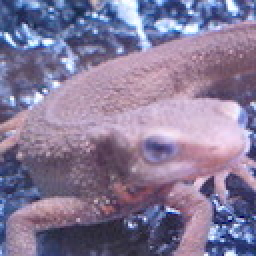
#> input picture assets/imori.jpg, 128 x 128 px (shown 2 times larger)
$ jupyter execute 'Laplacian filtering.ipynb'   (older library calls are emulated)
#> lines starting #> are read from the running program, lines starting #| are printed output that depends on the picture
[cell 1]
import cv2
import numpy as np
from matplotlib import pyplot as plt

[cell 2]
# Normalize
def normalize(img):
    img_min = img.min()
    img_max = img.max()

    out = (img - img_min) / (img_max - img_min)
    return out

[cell 3]
img = cv2.imread("../assets/imori.jpg", 0)
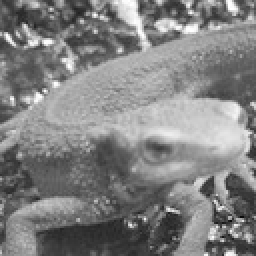
#> img: shape (128, 128) (shown 2 times larger); min 8, max 255, mean 129.1

[cell 4]
# Laplacian filtering
lap = cv2.Laplacian(img, cv2.CV_8U, ksize=1).astype(np.uint8)
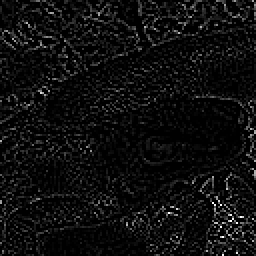
#> lap: shape (128, 128) (shown 2 times larger); min 0, max 255, mean 14.3
plt.imshow(lap, cmap="gray")

[cell 5]
# Other answer
kernel = np.array([[0, 1,  0],
                   [1, -4, 1],
                   [0, 1,  0]])

dst = cv2.filter2D(img, cv2.CV_8U, kernel)
plt.imshow(dst, cmap="gray")

[cell 6]
# Other answer
lap = cv2.Laplacian(img,cv2.CV_16S, ksize=1)
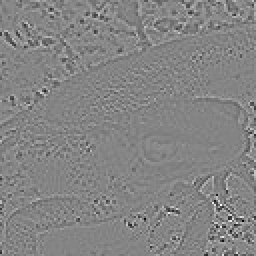
#> lap: shape (128, 128) int16 (shown 2 times larger); min -370, max 342, mean 0; drawn with min black and max white
if 0:
    lap_viz = (normalize(lap) * 255).astype(np.uint8)
else:
    lap_viz = np.clip(lap, 0, 255).astype(np.uint8)
plt.imshow(lap_viz, cmap="gray")

$ run again, with assets/blox.jpg copied over assets/imori.jpg
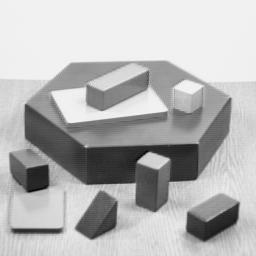
#> input picture assets/blox.jpg, 256 x 256 px
#> img is the input picture: shape (256, 256); min 0, max 252, mean 182.8
#> `lap = cv2.Laplacian(img, cv2.CV_8U, ksize=1).astype(np.uint8)`:
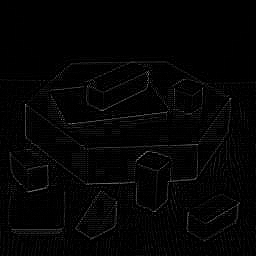
#> lap: shape (256, 256); min 0, max 143, mean 4
#> `lap = cv2.Laplacian(img,cv2.CV_16S, ksize=1)`:
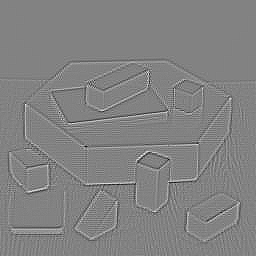
#> lap: shape (256, 256) int16; min -150, max 143, mean 0; drawn with min black and max white

$ run again, with assets/thorino.jpg copied over assets/imori.jpg
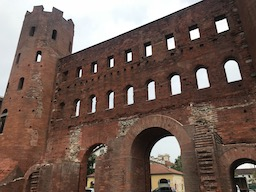
#> input picture assets/thorino.jpg, 256 x 192 px
#> `img = cv2.imread("../assets/imori.jpg", 0)`:
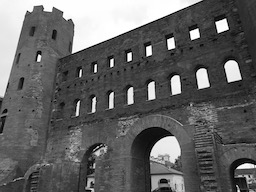
#> img: shape (192, 256); min 0, max 255, mean 99.4
#> `lap = cv2.Laplacian(img,cv2.CV_16S, ksize=1)`:
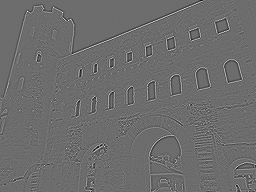
#> lap: shape (192, 256) int16; min -439, max 587, mean 0; drawn with min black and max white
